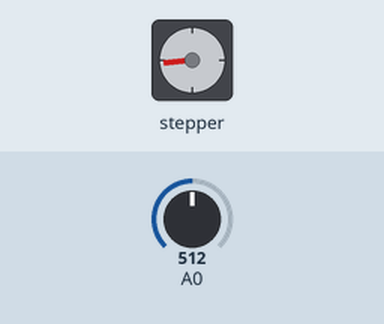
Simulated run of this sketch. Board: Arduino Uno, built with avr-gcc and run on an emulated ATmega328P. On the bench: stepper motor. The inputs (shaded band) are chosen by the test bench; at power-on: A0 = 512. Stepper angles assume 2048 steps per turn; what the sketch prints to the serial monitor is not drawn.

Above: at 1.2 s.
1.3 s: A0 set to 716
At 1.99 s:
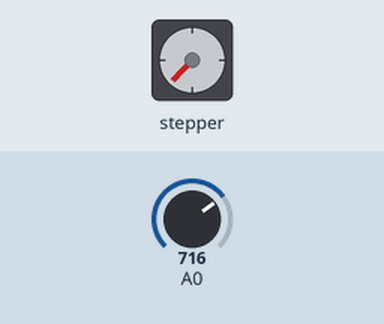
4.3 s: A0 set to 900
At 4.45 s:
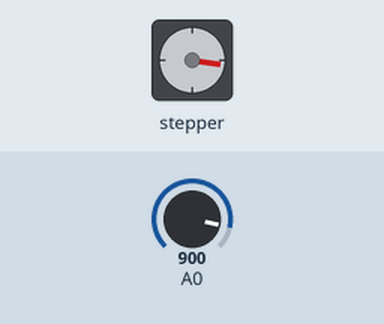
7.3 s: A0 set to 0
At 7.3 s:
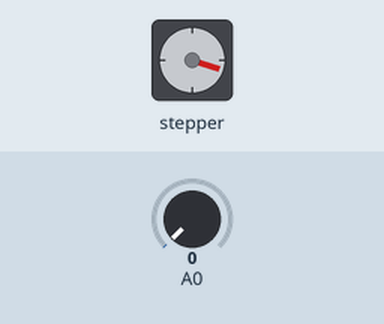
8.8 s: A0 set to 9
10.3 s: A0 set to 12
At 12.32 s:
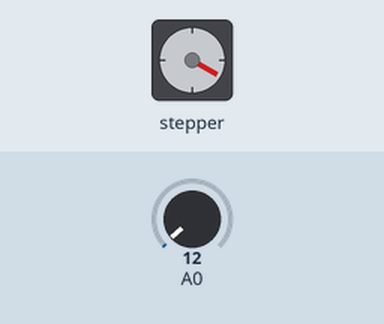
13.3 s: A0 set to 122
Timing chart, 0 to 25.3 s (numbered marks = the images above; inputs shaded):
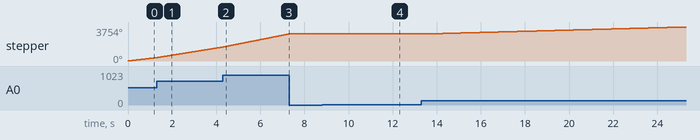

The sketch:

stepper_with_joystick.ino
```cpp
/*
 Stepper Motor Control - speed control


 */

#include <Stepper.h>                  // Stepper motor library
int JoystickValue;
int pos = 0;
const int stepsPerRevolution = 2048;  // the number of steps per revolution
// for your motor


// initialize the stepper library on pins 8 through 11:
Stepper myStepper(stepsPerRevolution, 8, 9, 10, 11);

int stepCount = 10;  // number of steps the motor has taken
int dt= 500;

void setup() {
  // nothing to do inside the setup
  Serial.begin(9600);
  myStepper.setSpeed(stepCount);

}

void loop() {
  int joystickValue = analogRead(A0);
  int motorSpeed = map ( joystickValue, 0, 1023, 0, 100);
  if (motorSpeed > 0) {
    myStepper.setSpeed(motorSpeed);
    myStepper.step(stepsPerRevolution/100);
  }
  Serial.print(motorSpeed);
}
```

Measured:
- the behaviour switches between 10 and 11 on A0 (found by bisection; images 3 and 4)
- after the input at 7.3 s, stepper: stops changing and stays 2988°
- after the input at 8.8 s, every drawn part: stays the same
- after the input at 10.3 s, stepper: keeps turning clockwise at about 6°/s, starting after 0.12 s
